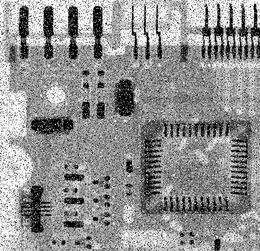
%> input picture Image Processing/median.tif, 260 x 251 px, shrunk from 455 x 440 before the run
$ octave minMaxMediun.m   (GNU Octave 9; MATLAB toolbox functions it lacks are replaced by stand-ins)
%> lines starting %> are read from the running program, lines starting %| are printed output that depends on the picture
img = imread('median.tif');
%> img is the input picture: size 251x260 uint8; min 0, max 255, mean 144.3

workImage = double(img);

[r,c,d] = size(workImage);
%> r = 251; c = 260; d = 1

box=ones(3,3); %3*3 mask

[p,q] = size(box);
x = floor(p/2);
y = floor(q/2);

disp(ceil((p*q)/2));

finalImage = zeros(r,c,d);
for i = 1:d %for dimension of image
    for j = 2:r-1
        for k = 2:c-1
            mn = 20000; %find minimum
            for l = -x:x %for mask iteration
                for m = -y:y
                    if(workImage(j+l,k+m,i)< mn)
                        mn = workImage(j+l,k+m,i);
                    end
                end
            end
            finalImage(j,k,i) = mn;
        end
    end
end
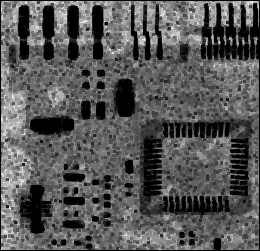
%> finalImage: size 251x260 double; min 0, max 248, mean 87.3

finalImage1 = zeros(r,c,d);
for i = 1:d %for dimension of image
    for j = 2:r-1
        for k = 2:c-1
            mx = 0; %find maximum
            for l = -x:x %for mask iteration
                for m = -y:y
                    if(workImage(j+l,k+m,i)> mx)
                        mx = workImage(j+l,k+m,i);
                    end
                end
            end
            finalImage1(j,k,i) = mx;
        end
    end
end
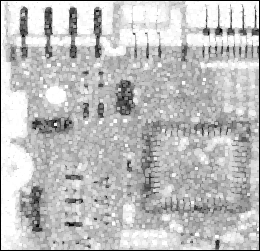
%> finalImage1: size 251x260 double; min 0, max 255, mean 190.4

finalImage2 = zeros(r,c,d);
A = zeros(9,1);
for i = 1:d %for dimension of image
    for j = 2:r-1
        for k = 2:c-1
            index = 1; %array index of A
            for l = -x:x %for mask iteration
                for m = -y:y
                   A(index,1) = workImage(j+l,k+m,i);
                   index = index+1;
                end
            end
            A=sort(A);
            mid = ceil((p*q)/2); %if 3*3 mask it's 5 if 5*5 its 13
            disp(A);
            disp(A(mid,1));
            finalImage2(j,k,i) = A(mid,1);
        end
    end
end
%> this loop made 1 pass
%> (printed output is left out)
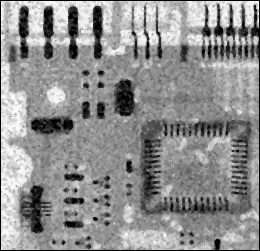
%> finalImage2: size 251x260 double; min 0, max 254, mean 143.1
%> after the loop, A = [123; 126; 156; 159; 160; 160; 161; 162; 184]

subplot(2,2,1);
imshow(img);
subplot(2,2,2);
imshow(uint8(finalImage));
title('minimum');
subplot(2,2,3);
imshow(uint8(finalImage1));
title('maximum');
subplot(2,2,4);
imshow(uint8(finalImage2));
title('median');
